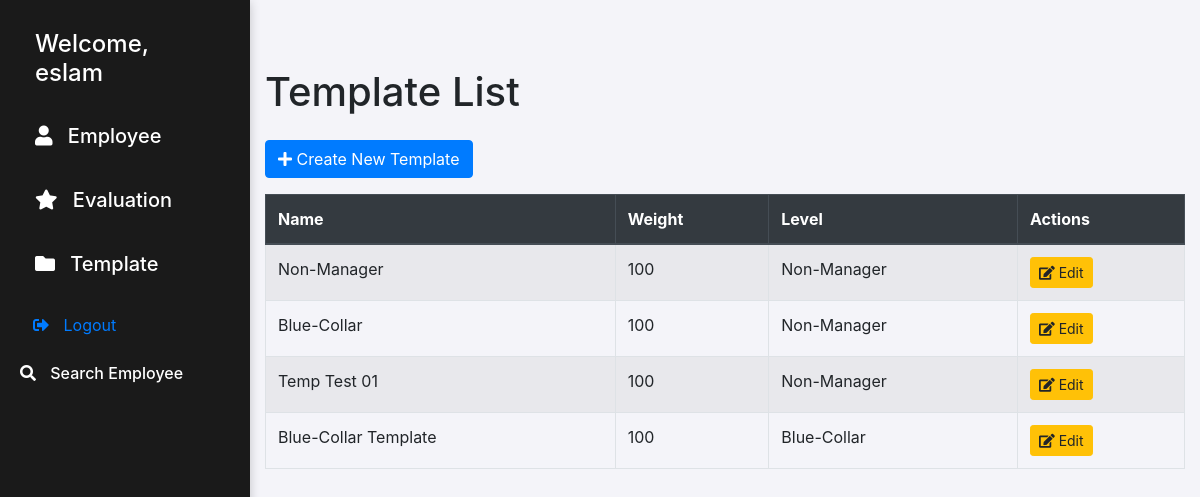
Screenshot of /templates/ (signed in) with the database file from the repository.
### pms/models.py (models this page shows, shortened)
class Template(models.Model):
    name = models.CharField(max_length=100)
    weight = models.PositiveSmallIntegerField()
    level = models.ForeignKey(Level, on_delete=models.CASCADE)

class Level(models.Model):
    name  = models.CharField(max_length=50)
    def __str__(self):
        return self.name

### pms/views.py (the view)
# urls.py: path('templates/', TemplateListView.as_view(), name='templates'),
class TemplateListView(ListView):
    model = Template
    template_name = 'pms/templates.html'
    context_object_name = 'templates'

### templates/pms/templates.html (shortened to what this page needs)
{% extends 'pms/base.html' %}
{% block body %}
{% if user.is_staff %}
<div class="container mt-5">
    <h1 class="mb-4">Template List</h1>
    <a href="{% url 'add-template' %}" class="btn btn-primary mb-3">
        <i class="fas fa-plus"></i> Create New Template
    </a>
    <table class="table table-striped table-bordered">
        <thead class="thead-dark">
            <tr>
                <th>Name</th>
                <th>Weight</th>
                <th>Level</th>
                <th>Actions</th>
            </tr>
        </thead>
        <tbody>
            {% for template in templates %}
            <tr>
                <td>{{ template.name }}</td>
                <td>{{ template.weight }}</td>
                <td>{{ template.level }}</td>
                <td>
                    <div class="btn-group" role="group">
                        <a href="{% url 'edit-template' template.id %}" class="btn btn-warning btn-sm" title="Edit Template">
                            <i class="fas fa-edit"></i> Edit
                        </a>
                    </div>
                </td>
            </tr>
            {% empty %}
            <tr>
                <td colspan="4" class="text-center">No templates found.</td>
            </tr>
            {% endfor %}
        </tbody>
    </table>
</div>
{% endif %}
{% endblock %}

### templates/pms/base.html (shortened to what this page needs)
<!DOCTYPE html>
<html lang="en">
<head>
    <link href="https://stackpath.bootstrapcdn.com/bootstrap/4.5.2/css/bootstrap.min.css" rel="stylesheet">
    <link rel="stylesheet" href="https://cdnjs.cloudflare.com/ajax/libs/font-awesome/5.15.3/css/all.min.css">
</head>
<body>
{% if request.path != '/login/' %}
<div class="sidebar">
    {% if user.is_authenticated %}
    <h4>Welcome, {{ user }}</h4>
    <div class="section">
        <h5 class="mt-3" data-toggle="collapse" data-target="#employee">
            <i class="fas fa-user icon"></i> Employee
        </h5>
    </div>
    <div class="section">
        <h5 class="mt-3" data-toggle="collapse" data-target="#evaluation">
            <i class="fas fa-star icon"></i> Evaluation
        </h5>
    </div>
    <div class="section">
        <h5 class="mt-3" data-toggle="collapse" data-target="#template">
            <i class="fas fa-folder icon"></i> Template
        </h5>
    </div>
    <div class="section mt-3">
        <form action="{% url 'logout' %}" method="post" class="d-inline">
            <button type="submit" class="sidebar-link btn btn-link">
                <i class="fas fa-sign-out-alt icon"></i> Logout
            </button>
        </form>
    </div>
    {% endif %}
    {% endif %}
<div class="section mt-3">
    <h6 class="mt-3" data-toggle="collapse" data-target="#search_employee">
        <i class="fas fa-search icon"></i> Search Employee
</div>
</div>
{% block body %}
{% endblock %}
</body>
</html>

### templates/pms/base.html (style rules this page uses)
body { background-color: #f4f4f9; margin-left: 250px; }
.sidebar { height: 100vh; padding: 20px; background-color: #1a1a1a; color: #ffffff; position: fixed; top: 0; left: 0; width: 250px; box-shadow: 0 2px 10px rgba(0, 0, 0, 0.2); transition: width 0.3s; }
.sidebar h4, .sidebar h5 { color: #ffffff; cursor: pointer; transition: background-color 0.3s, padding-left 0.3s ease-in-out; padding: 10px 15px; margin: 0; }
.icon { margin-right: 10px; }
.section { margin-bottom: 20px; }
.container { padding-top: 20px; }

### rows the page displays
Template: name "Non-Manager", weight "100", level "Non-Manager"
Template: name "Blue-Collar", weight "100", level "Non-Manager"
Template: name "Temp Test 01", weight "100", level "Non-Manager"
Template: name "Blue-Collar Template", weight "100", level "Blue-Collar"

### other values shown
{{ user }} "eslam"
